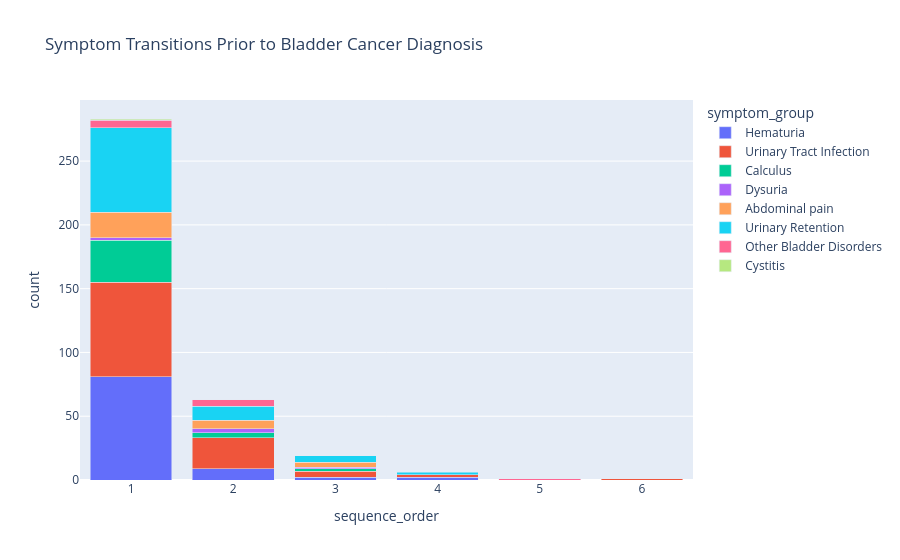

The notebook cell this image was saved under:
### Code cell
# Now to try to get accumulations based on date

#Need a window that gets the highest rank symptom and assigns it to a group
#Another window that takes those and numbers based on row in window

ranking_group = Window.partitionBy('hadm_id').orderBy(F.desc('ranking'))
ranking_visits = Window.partitionBy('subject_id').orderBy('admit_day')

symptom_pattern_sequences = (
    diagnoses
    .select("subject_id","hadm_id","icd_code","ranking")
    .filter((col("visit_type") == "SYMPTOM" ) & ( F.map_contains_key(symptom_map,col("icd_code"))))
    .withColumn("symptom_group",
                when(F.map_contains_key(symptom_map,col("icd_code")), symptom_map[col("icd_code")])
                .otherwise("Not in List")) #should not hit this
    .withColumn("row_number", F.row_number().over(ranking_group))
    .filter(col("row_number") == 1)
    .join(visits.select("hadm_id","admit_day"), on=["hadm_id"], how="inner")
    .withColumn("repeat", when(F.lag("symptom_group").over(ranking_visits) == col("symptom_group"), "True" ).otherwise("False"))
    .filter( col("repeat")!= "True")
    .withColumn("sequence_order", F.row_number().over(ranking_visits))
    .drop(*["repeat","ranking","hadm_id","icd_code","row_number"]) # The * is needed. Has to do somehow with making it positional?
    .orderBy("subject_id")
)

symptom_pattern_sequences.show(10,truncate=False)

symptom_transitions = symptom_pattern_sequences.groupBy("sequence_order","symptom_group").count().toPandas()
fig_symptom_transitions = px.bar(symptom_transitions, x="sequence_order", y="count", color="symptom_group", title="Symptom Transitions Prior to Bladder Cancer Diagnosis", barmode="stack")

fig_symptom_transitions.show()
# how to pivot it for a stacked bar chart

### Figure 1 — Plotly figure (JSON) as saved in the notebook; plotly's stock layout.template omitted (floating-point values rounded to 4 significant figures)
{"data": [{"hovertemplate": "symptom_group=Hematuria<br>sequence_order=%{x}<br>count=%{y}<extra></extra>", "legendgroup": "Hematuria", "marker": {"color": "#636efa", "pattern": {"shape": ""}}, "name": "Hematuria", "orientation": "v", "showlegend": true, "textposition": "auto", "type": "bar", "x": [2, 4, 1, 3], "xaxis": "x", "y": [9, 2, 81, 2], "yaxis": "y"}, {"hovertemplate": "symptom_group=Urinary Tract Infection<br>sequence_order=%{x}<br>count=%{y}<extra></extra>", "legendgroup": "Urinary Tract Infection", "marker": {"color": "#EF553B", "pattern": {"shape": ""}}, "name": "Urinary Tract Infection", "orientation": "v", "showlegend": true, "textposition": "auto", "type": "bar", "x": [1, 3, 2, 4, 6], "xaxis": "x", "y": [74, 5, 24, 2, 1], "yaxis": "y"}, {"hovertemplate": "symptom_group=Calculus<br>sequence_order=%{x}<br>count=%{y}<extra></extra>", "legendgroup": "Calculus", "marker": {"color": "#00cc96", "pattern": {"shape": ""}}, "name": "Calculus", "orientation": "v", "showlegend": true, "textposition": "auto", "type": "bar", "x": [1, 2, 3], "xaxis": "x", "y": [33, 4, 2], "yaxis": "y"}, {"hovertemplate": "symptom_group=Dysuria<br>sequence_order=%{x}<br>count=%{y}<extra></extra>", "legendgroup": "Dysuria", "marker": {"color": "#ab63fa", "pattern": {"shape": ""}}, "name": "Dysuria", "orientation": "v", "showlegend": true, "textposition": "auto", "type": "bar", "x": [3, 2, 1], "xaxis": "x", "y": [1, 3, 2], "yaxis": "y"}, {"hovertemplate": "symptom_group=Abdominal pain<br>sequence_order=%{x}<br>count=%{y}<extra></extra>", "legendgroup": "Abdominal pain", "marker": {"color": "#FFA15A", "pattern": {"shape": ""}}, "name": "Abdominal pain", "orientation": "v", "showlegend": true, "textposition": "auto", "type": "bar", "x": [1, 2, 3], "xaxis": "x", "y": [20, 7, 4], "yaxis": "y"}, {"hovertemplate": "symptom_group=Urinary Retention<br>sequence_order=%{x}<br>count=%{y}<extra></extra>", "legendgroup": "Urinary Retention", "marker": {"color": "#19d3f3", "pattern": {"shape": ""}}, "name": "Urinary Retention", "orientation": "v", "showlegend": true, "textposition": "auto", "type": "bar", "x": [2, 3, 4, 1], "xaxis": "x", "y": [11, 5, 2, 66], "yaxis": "y"}, {"hovertemplate": "symptom_group=Other Bladder Disorders<br>sequence_order=%{x}<br>count=%{y}<extra></extra>", "legendgroup": "Other Bladder Disorders", "marker": {"color": "#FF6692", "pattern": {"shape": ""}}, "name": "Other Bladder Disorders", "orientation": "v", "showlegend": true, "textposition": "auto", "type": "bar", "x": [1, 2, 5], "xaxis": "x", "y": [6, 5, 1], "yaxis": "y"}, {"hovertemplate": "symptom_group=Cystitis<br>sequence_order=%{x}<br>count=%{y}<extra></extra>", "legendgroup": "Cystitis", "marker": {"color": "#B6E880", "pattern": {"shape": ""}}, "name": "Cystitis", "orientation": "v", "showlegend": true, "textposition": "auto", "type": "bar", "x": [1], "xaxis": "x", "y": [1], "yaxis": "y"}], "layout": {"barmode": "stack", "legend": {"title": {"text": "symptom_group"}, "tracegroupgap": 0}, "title": {"text": "Symptom Transitions Prior to Bladder Cancer Diagnosis"}, "xaxis": {"anchor": "y", "domain": [0, 1], "title": {"text": "sequence_order"}}, "yaxis": {"anchor": "x", "domain": [0, 1], "title": {"text": "count"}}}}
